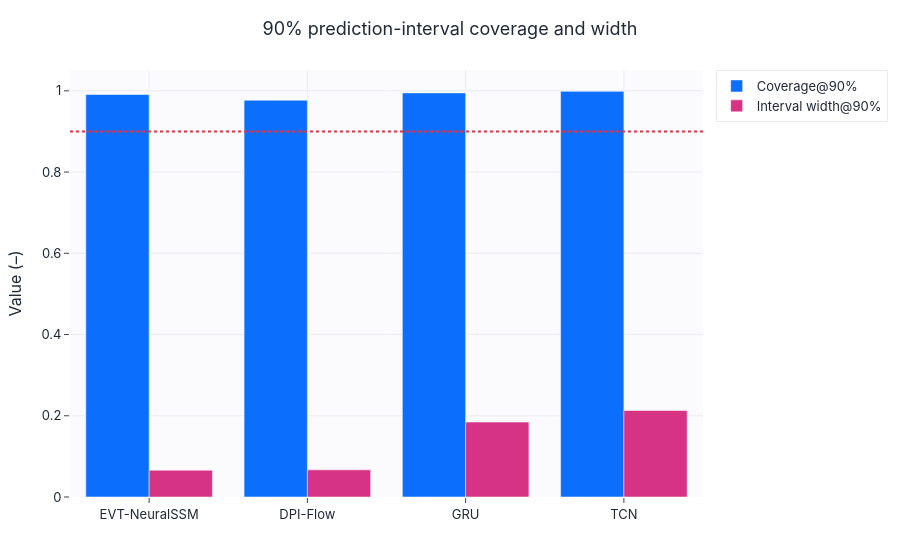

The cell this chart's notebook holds for it:
### Markdown cell above
## Uncertainty: coverage and interval width

### Code cell
cov_df = leaderboard.dropna(subset=["Coverage_90"])[["model", "Coverage_90", "Interval_Width_90"]]
display(english_metric_table(cov_df).round(4))
fig = grouped_bar(cov_df["model"].tolist(),
                  {"Coverage@90%": cov_df["Coverage_90"].tolist(),
                   "Interval width@90%": cov_df["Interval_Width_90"].tolist()},
                  title="90% prediction-interval coverage and width", ylabel="Value (–)",
                  save=False, fig_id="3_1_coverage")
fig.add_hline(y=0.90, line_dash="dot", line_color="#dc3545")
from liquefaction_ai.viz import save_figure
save_figure(fig, "3_1_coverage", save=SAVE_FIGS)
fig.show()

### Figure 1 — Plotly figure (JSON) as saved in the notebook; plotly's stock layout.template omitted (floating-point values rounded to 4 significant figures)
{"data": [{"marker": {"color": "#0b6efd"}, "name": "Coverage@90%", "type": "bar", "x": ["EVT-NeuralSSM", "DPI-Flow", "GRU", "TCN"], "y": [0.9909, 0.977, 0.995, 0.9987]}, {"marker": {"color": "#d63384"}, "name": "Interval width@90%", "type": "bar", "x": ["EVT-NeuralSSM", "DPI-Flow", "GRU", "TCN"], "y": [0.06602, 0.06681, 0.1844, 0.213]}], "layout": {"barmode": "group", "shapes": [{"line": {"color": "#dc3545", "dash": "dot"}, "type": "line", "x0": 0, "x1": 1, "xref": "x domain", "y0": 0.9, "y1": 0.9, "yref": "y"}], "title": {"text": "90% prediction-interval coverage and width"}, "xaxis": {"title": {"text": ""}}, "yaxis": {"title": {"text": "Value (–)"}}}}
